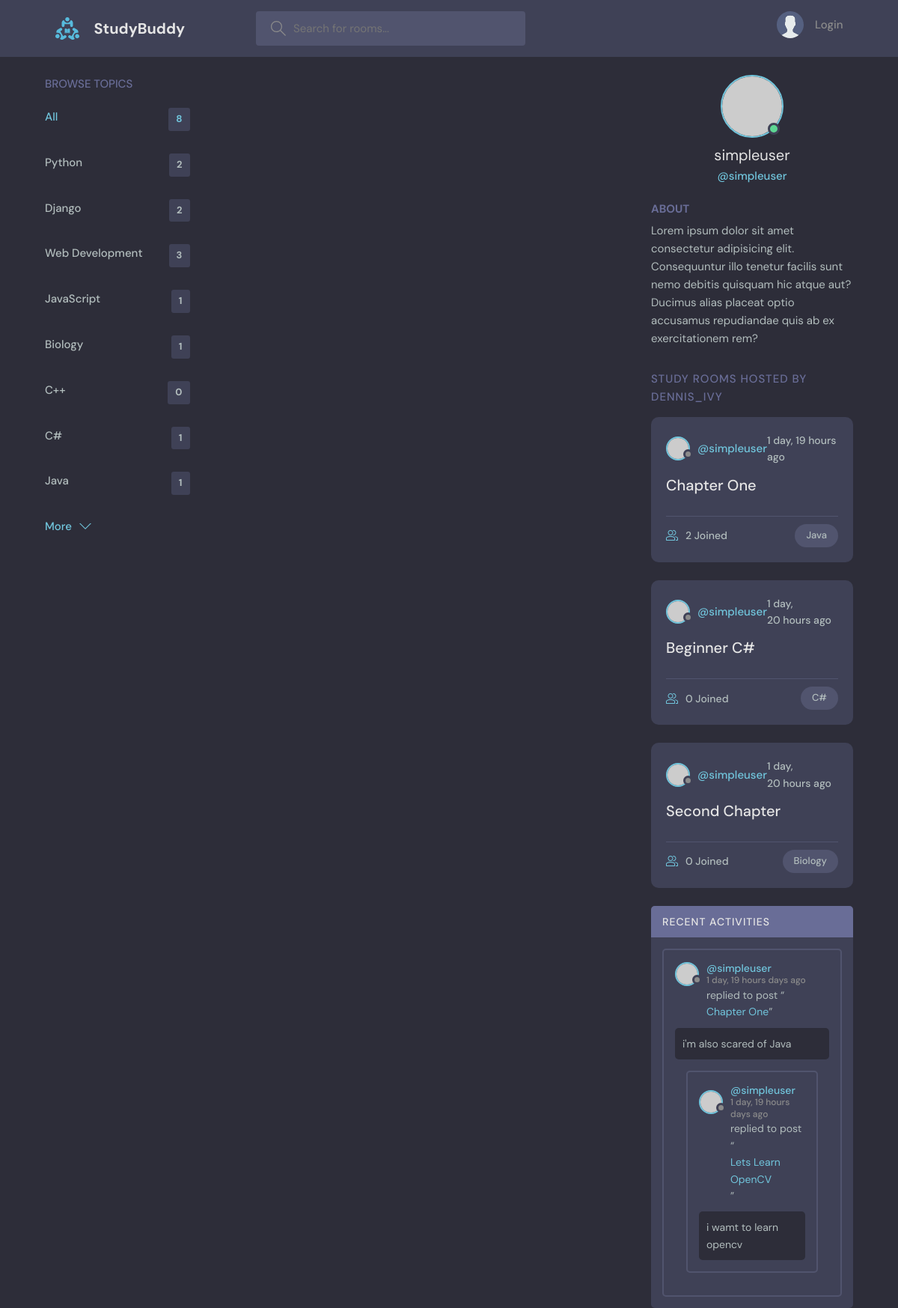
Screenshot of /profile/6/ with the database file from the repository.
### base/models.py (models this page shows, shortened)
class Topic(models.Model):
    name = models.CharField(max_length=200)

class Room(models.Model):
    host = models.ForeignKey(User, on_delete=models.SET_NULL, null=True)
    topic = models.ForeignKey(Topic, on_delete=models.SET_NULL, null=True)
    name = models.CharField(max_length=200)
    description = models.TextField(null=True, blank=True)
    participants = models.ManyToManyField(User, related_name='participants', blank=True)
    updated = models.DateTimeField(auto_now=True)
    created = models.DateTimeField(auto_now_add=True)
    class Meta:
        ordering = ['-updated', '-created']
    def __str__(self):
        return self.name

class Message(models.Model):
    user = models.ForeignKey(User, on_delete=models.CASCADE)
    room = models.ForeignKey(Room, on_delete=models.CASCADE)
    body = models.TextField()
    updated = models.DateTimeField(auto_now=True)
    created = models.DateTimeField(auto_now_add=True)
    class Meta:
        ordering = ['-updated', '-created']

### base/views.py (the view)
# urls.py: path('profile/<str:pk>/', views.userProfile, name="user-profile"),
def userProfile(request, pk):
    user = User.objects.get(id=pk)
    rooms = user.room_set.all()
    room_messages = user.message_set.all()
    topics = Topic.objects.all()
    context = {'user': user, 'rooms':rooms, 'room_messages':room_messages, 'topics':topics}
    return render(request, 'base/profile.html', context)

### base/templates/base/profile.html (shortened to what this page needs)
{% extends 'main.html' %}
  {% block content %}
  <main class="profile-page layout layout--3">
    <div class="container">
      {% include 'base/topics_component.html' %}
      <div class="roomList">
        <div class="profile">
          <div class="profile__avatar">
            <div class="avatar avatar--large active">
              <img src="https://randomuser.me/api/portraits/men/11.jpg" />
            </div>
          </div>
          <div class="profile__info">
            <h3>{{user.username}}</h3>
            <p>@{{user.username}}</p>
          </div>
          <div class="profile__about">
            <h3>About</h3>
            <p>
              Lorem ipsum dolor sit amet consectetur adipisicing elit. Consequuntur illo tenetur
              facilis sunt nemo debitis quisquam hic atque aut? Ducimus alias placeat optio
              accusamus repudiandae quis ab ex exercitationem rem?
            </p>
          </div>
        </div>
        <div class="roomList__header">
          <div>
            <h2>Study Rooms Hosted by dennis_ivy</a>
            </h2>
          </div>
        </div>
        {% include 'base/feed_component.html' %}
      {% include 'base/activity_component.html' %}
    </div>
  </main>
{% endblock %}

### base/templates/base/topics_component.html
<div class="topics">
    <div class="topics__header">
      <h2>Browse Topics</h2>
    </div>
    <ul class="topics__list">
      <li>
        <a href="{% url 'home' %}" class="active">All <span>{{topics.count}}</span></a>
      </li>
      {% for topic in topics %}
      <li>
        <a href="{% url 'home' %}?q={{topic.name}}">{{topic.name}}<span>{{topic.room_set.all.count}}</span></a>
      </li>
      {% endfor %}
    </ul>
    <a class="btn btn--link" href="topics.html">
      More
      <svg version="1.1" xmlns="http://www.w3.org/2000/svg" width="32" height="32" viewBox="0 0 32 32">
        <title>chevron-down</title>
        <path d="M16 21l-13-13h-3l16 16 16-16h-3l-13 13z"></path>
      </svg>
    </a>
  </div>

### base/templates/base/feed_component.html (shortened to what this page needs)
{% for room in rooms %}
<div class="roomListRoom">
    <div class="roomListRoom__header">
      <a href="{% url 'user-profile' room.host.id %}" class="roomListRoom__author">
        <div class="avatar avatar--small">
          <img src="https://randomuser.me/api/portraits/women/11.jpg" />
        </div>
        <span>@{{room.host.username}}</span>
      </a>
      <div class="roomListRoom__actions">
        <span>{{room.created|timesince}} ago</span>
      </div>
    </div>
    <div class="roomListRoom__content">
      <a href="{% url 'room' room.id %}">{{room.name}}</a>
    </div>
    <div class="roomListRoom__meta">
      <a href="{% url 'room' room.id %}" class="roomListRoom__joined">
        {{room.participants.all.count}} Joined
      </a>
      <p class="roomListRoom__topic">{{room.topic.name}}</p>
    </div>
  </div>
<div>
{% endfor %}

### base/templates/base/activity_component.html (shortened to what this page needs)
<div class="activities">
    <div class="activities__header">
      <h2>Recent Activities</h2>
    </div>
    {% for message in room_messages %}
    <div class="activities__box">
      <div class="activities__boxHeader roomListRoom__header">
        <a href="{% url 'user-profile' message.user.id %}l" class="roomListRoom__author">
          <div class="avatar avatar--small">
            <img src="https://randomuser.me/api/portraits/women/11.jpg" />
          </div>
          <p>
            @{{message.user}}
            <span>{{message.created|timesince}} days ago</span>
          </p>
        </a>
      </div>
      <div class="activities__boxContent">
        <p>replied to post “<a href="{% url 'room' message.room.id %}">{{message.room}}</a>”</p>
        <div class="activities__boxRoomContent">
        {{message.body}}
        </div>
      </div>
      {% endfor %}
    </div>
  </div>

### rows the page displays
Topic: name "Python", room_set.all.count "2"
Topic: name "Django", room_set.all.count "2"
Topic: name "Web Development", room_set.all.count "3"
Topic: name "JavaScript", room_set.all.count "1"
Topic: name "Biology", room_set.all.count "1"
Topic: name "C++", room_set.all.count "0"
Topic: name "C#", room_set.all.count "1"
Topic: name "Java", room_set.all.count "1"
Room: host.username "simpleuser", created "1 day, 19 hours", name "Chapter One", participants.all.count "2", topic.name "Java"
Room: host.username "simpleuser", created "1 day, 20 hours", name "Beginner C#", participants.all.count "0", topic.name "C#"
Room: host.username "simpleuser", created "1 day, 20 hours", name "Second Chapter", participants.all.count "0", topic.name "Biology"
Message: user "simpleuser", created "1 day, 19 hours", room "Chapter One", body "i'm also scared of Java"
Message: user "simpleuser", created "1 day, 19 hours", room "Lets Learn OpenCV", body "i wamt to learn opencv"

### other values shown
{{ topics.count }} "8"
{{ user.username }} "simpleuser"
